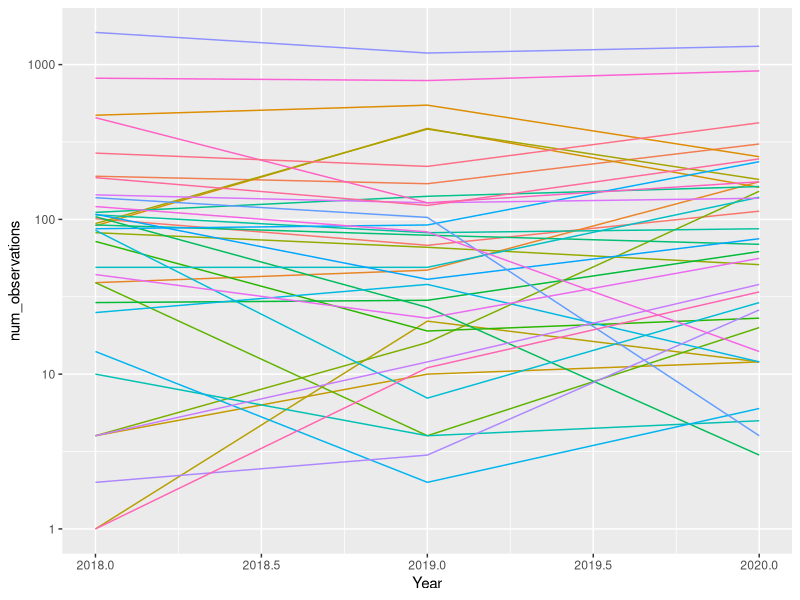
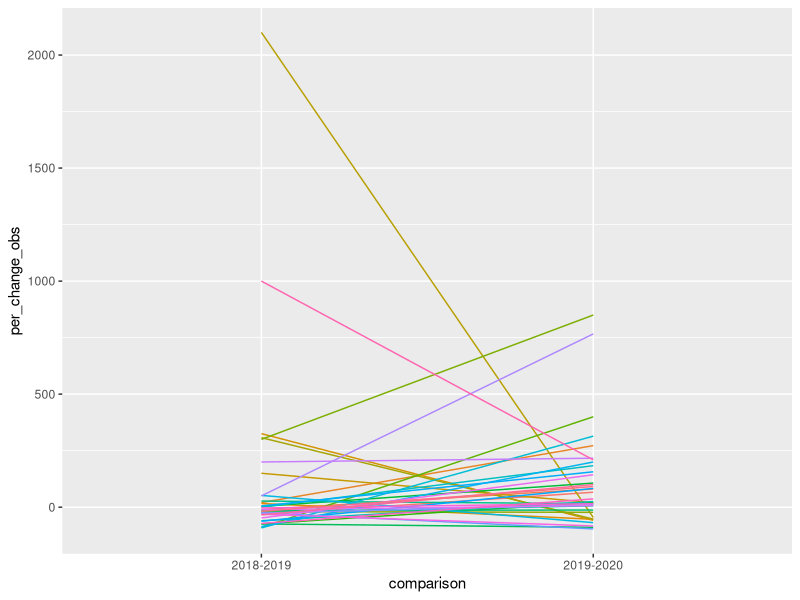
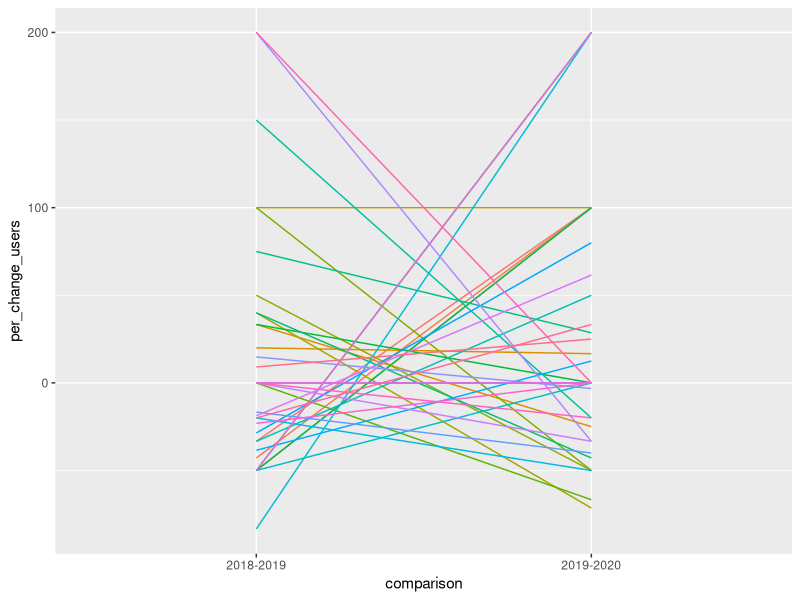

The R script that drew these images, in order:
# Analyses of Arizona eButterfly data re COVID19 (%change by county)
# Kathleen L Prudic
# klprudic@arizona.edu
# created 2020-07-30

# Remove wonton variables 
rm(list = ls())

# Load additional packages
library(tidyverse)
library(lubridate)

# Load data 
ebutt_obs <- read_csv(file = "data/2018-2020-eButt.csv")

# Remove countries with less than 15 observations and observers
ebutt_can_usa <- ebutt_obs %>%
  filter(Country != "Mexico") %>%
  filter(Country != "Panama") %>%
  filter(Country != "Puerto Rico") %>%
  mutate(Year = year(`Date Observed`))


# Count and sum number of unique observations and observers
noram_counts <- ebutt_can_usa %>%
  group_by(`Province/State`, Year) %>%
  summarize(num_observations = n(),
            num_users = length(unique(Observer)))

# Identify province/state with all 3 years of data
noram_complete <- noram_counts %>%
  group_by(`Province/State`) %>%
  summarize(num_year = n()) %>%
  filter(num_year == 3)

# Remove any province/states without all three years of data
noram_counts <- noram_counts %>%
  filter(`Province/State` %in% noram_complete$`Province/State`)


# Plot number of observations 
noram_obs_plot <- ggplot(data = noram_counts, mapping = aes(x = Year, 
                                                        y = num_observations,
                                                        group = `Province/State`, 
                                                        color = `Province/State`)) +
  geom_line() + 
  scale_y_log10() +
  theme(legend.position = "none")
noram_obs_plot

################################################################################
# Observations
# Calculate percent change in observations 2018-2019 and 2019-2020 
# by spring (Mar-May) and state/province
noram_obs_change <- noram_counts %>% 
  group_by(`Province/State`) %>%
  mutate(prev_observations = lag(num_observations)) %>%
  filter(!is.na(prev_observations)) %>%
  mutate(per_change_obs = (((num_observations/prev_observations)-1) * 100)) %>%
  select(-prev_observations) %>% 
  mutate(comparison = if_else(Year == 2019, 
                              true = "2018-2019", 
                              false = "2019-2020"))

# Calculate means
noram_obs_means <- noram_obs_change %>% 
  group_by(comparison) %>%
  summarize(mean_obs = mean(per_change_obs))
noram_obs_means

# Plot percent change in observations
change_noram_obs_plot <- ggplot(data = noram_obs_change, 
                              mapping = aes(x = comparison, 
                                            y = per_change_obs,
                                            group = `Province/State`, 
                                            color = `Province/State`)) +
  geom_line() +
  theme(legend.position = "none")
change_noram_obs_plot

# Create dataframe for observations t test
noram_obs_ttest <- noram_obs_change %>% 
  select(`Province/State`, Year, per_change_obs) %>%
  pivot_wider(names_from = Year, values_from = per_change_obs) %>%
  rename(`2018-2019` = `2019`, 
         `2019-2020` = `2020`) 

# t test on change in growth in observations
noram_obs_ttest_list <- t.test(x = noram_obs_ttest$`2018-2019`, 
                             y = noram_obs_ttest$`2019-2020`, 
                             paired = TRUE)
noram_obs_ttest_list
cat(round(noram_obs_ttest_list$estimate, digits = 6), " (",
    paste0(round(as.numeric(noram_obs_ttest_list$conf.int), digits = 4), collapse = ", "),
    ")", sep = "")

################################################################################
# Observers
# Calculate percent change in observers 2018-2019 and 2019-2020 
# by spring (Mar-May) and state/province
noram_users_change <- noram_counts %>% 
  group_by(`Province/State`) %>%
  mutate(prev_users = lag(num_users)) %>%
  filter(!is.na(prev_users)) %>%
  mutate(per_change_users = (((num_users/prev_users)-1) * 100)) %>%
  select(-prev_users) %>% 
  mutate(comparison = if_else(Year == 2019, 
                              true = "2018-2019", 
                              false = "2019-2020"))

# Calculate means
noram_users_means <- noram_users_change %>% 
  group_by(comparison) %>%
  summarize(mean_users = mean(per_change_users))
noram_users_means

# Plot percent change in observers
change_noram_users_plot <- ggplot(data = noram_users_change, 
                                mapping = aes(x = comparison, 
                                              y = per_change_users,
                                              group = `Province/State`, 
                                              color = `Province/State`)) +
  geom_line() +
  theme(legend.position = "none")
change_noram_users_plot

# Create dataframe for observers t test
noram_users_ttest <- noram_users_change %>% 
  select(`Province/State`, Year, per_change_users) %>%
  pivot_wider(names_from = Year, values_from = per_change_users) %>%
  rename(`2018-2019` = `2019`, 
         `2019-2020` = `2020`) 

# t test on change in growth in observers
noram_users_ttest_list <- t.test(x = noram_users_ttest$`2018-2019`, 
                               y = noram_users_ttest$`2019-2020`, 
                               paired = TRUE)
noram_users_ttest_list
cat(round(noram_users_ttest_list$estimate, digits = 5), " (",
    paste0(round(as.numeric(noram_users_ttest_list$conf.int), digits = 4), collapse = ", "),
    ")", sep = "")
